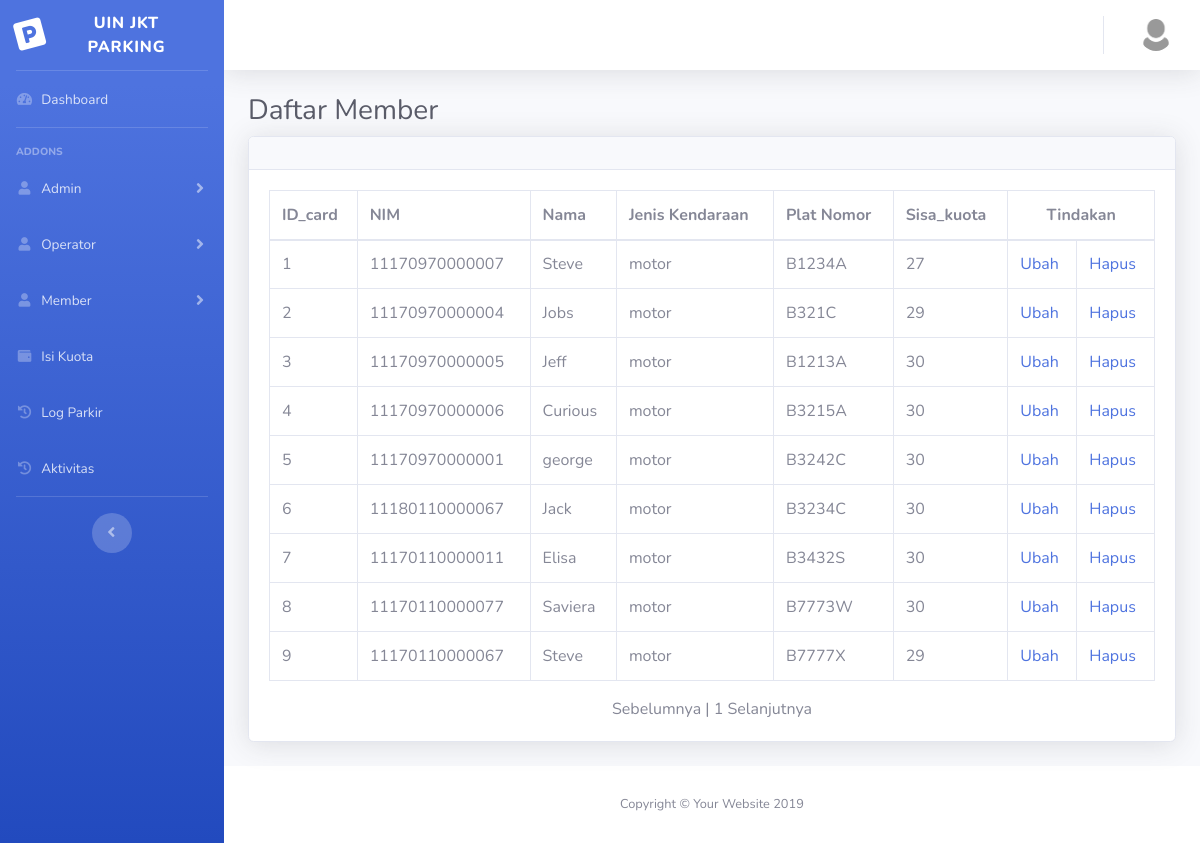
Page /park/daftar_member.php (signed in) on the committed database.
### tables this page shows
CREATE TABLE `member` (
  `ID_card` int(25) NOT NULL,
  `NIM` varchar(30) NOT NULL,
  `Nama` varchar(255) NOT NULL,
  `Jenis_kendaraan` varchar(10) NOT NULL,
  `NoPlat` varchar(15) NOT NULL
);

CREATE TABLE `kuota_member` (
  `ID_card` int(11) NOT NULL,
  `tanggal` date NOT NULL,
  `Pemakaian` int(11) NOT NULL,
  `Kuota` int(11) NOT NULL,
  `Sisa_kuota` int(11) NOT NULL,
  `RiwayatTopUp` int(11) NOT NULL
);

### park/daftar_member.php (the view, shortened to what this page needs)
<!DOCTYPE html>
<html lang="en">
<head>
  <link href="vendor/fontawesome-free/css/all.min.css" rel="stylesheet" type="text/css">
  <link href="css/sb-admin-2.min.css" rel="stylesheet">
</head>
<body id="page-top">
  <div id="wrapper">
  <?php
	include "sidebar.php";
      include "topbar.php";
  ?>
<div class="container-fluid">
<h1 class="h3 mb-2 text-gray-800">Daftar Member</h1>
<div class="card shadow mb-4">
  <div class="card-header py-3">
  </div>
  <div class="card-body">
    <div class="table-responsive">
      <table class="table table-bordered" id="dataTable" width="100%" cellspacing="0">
        <thead>
          <tr>
            <th>ID_card</th>
            <th>NIM</th>
            <th>Nama</th>
            <th>Jenis Kendaraan</th>
            <th>Plat Nomor</th>
            <th>Sisa_kuota</th>
            <th colspan=2 style="text-align:center">Tindakan</th>
          </tr>
        </thead>
        <tbody>
        <tr>
				<?php
					$batas = 10;
					$pg = isset( $_GET['pg'] ) ? $_GET['pg'] : "";
					if(empty($pg)) {
						$posisi = 0;
						$pg = 1;
					} else {
						$posisi = ( $pg - 1 ) * $batas;
					}
					$tampil = "select member.ID_card,NIM,Nama,Jenis_kendaraan,NoPlat,Sisa_kuota FROM member INNER JOIN kuota_member ON member.ID_card=kuota_member.ID_card LIMIT $posisi, $batas";
					$query = mysql_query ($tampil) or die ("Gagal".mysql_error());
					while ($row = mysql_fetch_array($query)){
						$a = $row['ID_card'];
						$b = $row['NIM'];
            $c = $row['Nama'];
            $d = $row['Jenis_kendaraan'];
            $e = $row['NoPlat'];
            $f = $row['Sisa_kuota'];
					?>
					<tr bgcolor = "white">
						<td><?php echo $a; ?></td>
						<td><?php echo $b; ?></td>
                        <td><?php echo $c; ?></td>
                        <td><?php echo $d; ?></td>
                        <td><?php echo $e; ?></td>
                        <td><?php echo $f; ?></td>
                        <td><a href = "ubah_profil.php?ID=<?php echo $a; ?>">Ubah</a></td><td><a href = "hapus_member.php?ID=<?php echo $a; ?>">Hapus</td>
					</tr>
                <?php }
			$jml_data = mysql_num_rows(mysql_query("SELECT * FROM member"));
			$JmlHalaman = ceil($jml_data/$batas);
			if ( $pg > 1 ) {
				$link = $pg-1;
				$prev = "<a href='?pg=$link'>Sebelumnya </a>";
			} else {
				$prev = "Sebelumnya ";
			}
			$nmr = '';
			for ( $i = 1; $i<= $JmlHalaman; $i++ ){
				if ( $i == $pg ) {
					$nmr .= $i . " ";
				} else {
					$nmr .= "<a href='?pg=$i'>$i</a> ";
				}
			}
			if ( $pg < $JmlHalaman ) {
				$link = $pg + 1;
				$next = " <a href='?pg=$link'>Selanjutnya</a>";
			} else {
				$next = " Selanjutnya";
			}
                ?>
        </tbody>
      </table>
    </div>
    <center><?php echo $prev." | ".$nmr . $next; ?></center>
  </div>
</div>
      </div>
    </div>
    <?php
    include "footer.php" ;
    ?>
  </div>
</body>
</html>

### rows in the picture
member: ID_card "1", NIM "11170970000007", Nama "Steve", Jenis_kendaraan "motor", NoPlat "B1234A", kuota_member.Sisa_kuota "27"
member: ID_card "2", NIM "11170970000004", Nama "Jobs", Jenis_kendaraan "motor", NoPlat "B321C", kuota_member.Sisa_kuota "29"
member: ID_card "3", NIM "11170970000005", Nama "Jeff", Jenis_kendaraan "motor", NoPlat "B1213A", kuota_member.Sisa_kuota "30"
member: ID_card "4", NIM "11170970000006", Nama "Curious", Jenis_kendaraan "motor", NoPlat "B3215A", kuota_member.Sisa_kuota "30"
member: ID_card "5", NIM "11170970000001", Nama "george", Jenis_kendaraan "motor", NoPlat "B3242C", kuota_member.Sisa_kuota "30"
member: ID_card "6", NIM "11180110000067", Nama "Jack", Jenis_kendaraan "motor", NoPlat "B3234C", kuota_member.Sisa_kuota "30"
member: ID_card "7", NIM "11170110000011", Nama "Elisa", Jenis_kendaraan "motor", NoPlat "B3432S", kuota_member.Sisa_kuota "30"
member: ID_card "8", NIM "11170110000077", Nama "Saviera", Jenis_kendaraan "motor", NoPlat "B7773W", kuota_member.Sisa_kuota "30"
member: ID_card "9", NIM "11170110000067", Nama "Steve", Jenis_kendaraan "motor", NoPlat "B7777X", kuota_member.Sisa_kuota "29"

### other values in the picture
$prev "Sebelumnya"
$next "Selanjutnya"
